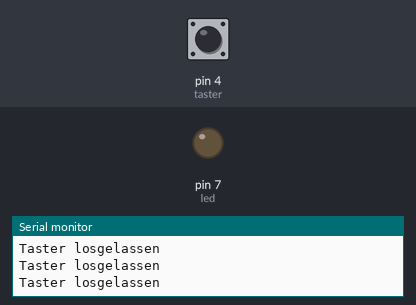
Bench run of a sketch on a simulated Arduino Uno, built with avr-gcc and run on an emulated ATmega328P. Shown: output pins drawn as LEDs (lit = HIGH), the last lines printed to the serial monitor. Dashed ring = blinking. The inputs (shaded band) are chosen by the test bench; at power-on: pin 4 (taster) HIGH.

Above: at 1.2 s.
1.3 s: pin 4 (taster) pulled LOW for 0.15 s
At 1.38 s:
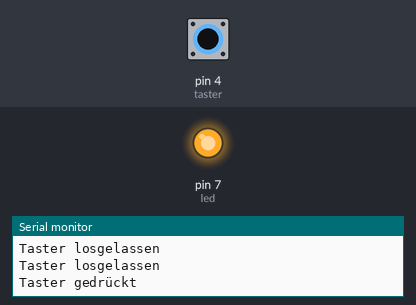
2.9 s: pin 4 (taster) pulled LOW for 1 s
At 5.1 s:
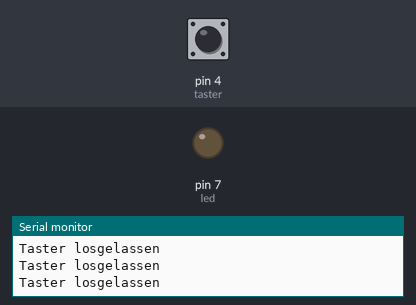
6.9 s: pin 4 (taster) pulled LOW for 3.2 s
At 7.9 s:
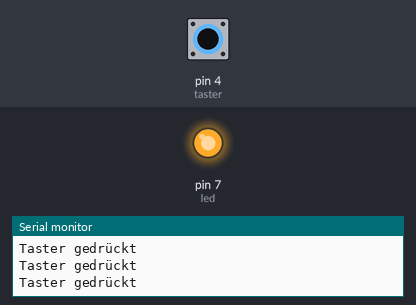
11.6 s: pin 4 (taster) pulsed LOW 2 times (0.12 s each, 0.3 s apart)
At 11.97 s:
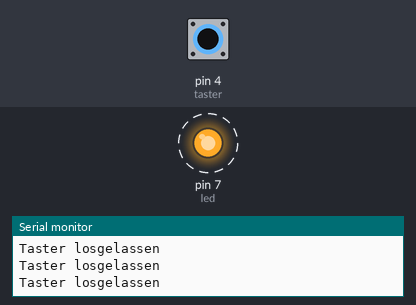
15.2 s: pin 4 (taster) driven LOW
At 16.5 s:
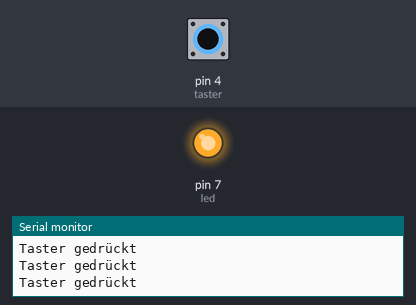
18.2 s: pin 4 (taster) driven HIGH
At 18.6 s:
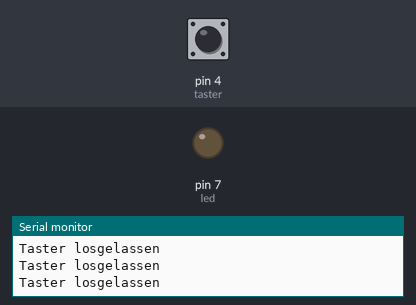
Timing chart, 0 to 21.2 s (numbered marks = the images above; inputs shaded):
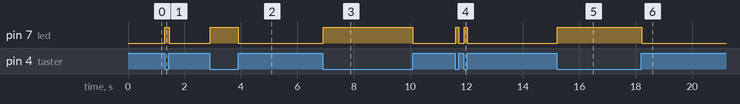

The sketch:

Taster.ino
```cpp
#define led 7
#define taster 4

void setup() {
  pinMode(led, OUTPUT);
  pinMode(taster, INPUT);
  Serial.begin(9600);

}

void loop() {
  // taster = false
 if (!digitalRead(taster)) {
  digitalWrite(led, HIGH);
  Serial.println("Taster gedrückt");
 }
 else {
  digitalWrite(led, LOW);
  Serial.println("Taster losgelassen");
 }

}
```

Measured:
- after the input at 1.3 s, pin 7 (led): LOW → HIGH at once, → LOW 0.15 s later
- after the input at 2.9 s, pin 7 (led): LOW → HIGH at once, → LOW 0.99 s later
- after the input at 6.9 s, pin 7 (led): LOW → HIGH at once, → LOW 3.2 s later
- after the input at 11.6 s, pin 7 (led): alternates HIGH for 0.11 s and LOW for 0.19 s, 4 changes in all, then stays LOW, starting at once
- after the input at 15.2 s, pin 7 (led): LOW → HIGH at once
- after the input at 18.2 s, pin 7 (led): HIGH → LOW at once
